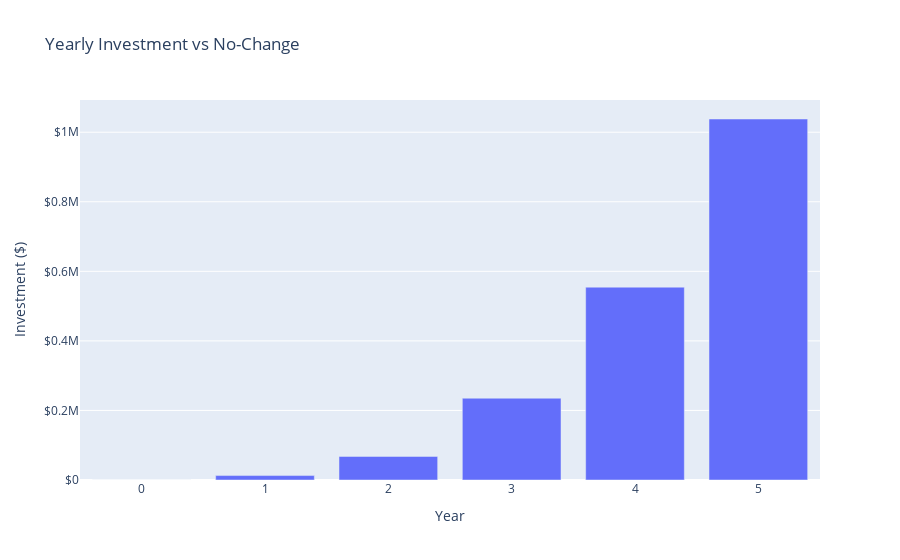

Here is the notebook cell this chart was saved with:
### Code cell
# (C) Optional: Yearly & Cumulative Investment
fig3 = px.bar(
    totals,
    x="Year", y="Investment Total",
    title="Yearly Investment vs No-Change",
    labels={"Investment Total": "Investment ($)"}
)
fig3.update_yaxes(tickprefix="$", separatethousands=True)
fig3.update_traces(hovertemplate="Year %{x}<br>Investment: %{y:$,.0f}")
fig3.show()

### Figure 1 — Plotly figure (JSON) as saved in the notebook; plotly's stock layout.template omitted (floating-point values rounded to 4 significant figures)
{"data": [{"alignmentgroup": "True", "hovertemplate": "Year %{x}<br>Investment: %{y:$,.0f}", "legendgroup": "", "marker": {"color": "#636efa", "pattern": {"shape": ""}}, "name": "", "offsetgroup": "", "orientation": "v", "showlegend": false, "textposition": "auto", "type": "bar", "x": [0, 1, 2, 3, 4, 5], "xaxis": "x", "y": [0, 12720.0, 67810.0, 235200.0, 554500.0, 1038000.0], "yaxis": "y"}], "layout": {"barmode": "relative", "legend": {"tracegroupgap": 0}, "title": {"text": "Yearly Investment vs No-Change"}, "xaxis": {"anchor": "y", "domain": [0, 1], "title": {"text": "Year"}}, "yaxis": {"anchor": "x", "domain": [0, 1], "separatethousands": true, "tickprefix": "$", "title": {"text": "Investment ($)"}}}}
